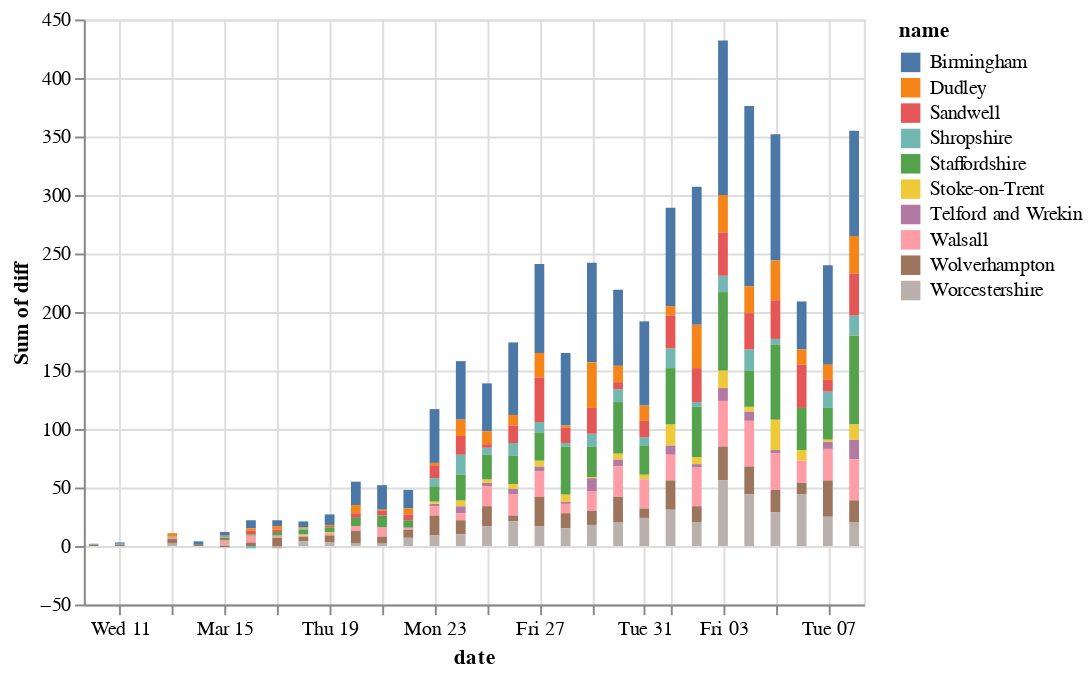

Source (notebook cell):
### Code cell
alt.Chart(our_utla).mark_bar().encode(
    x='date',
    y='sum(diff)',
    color='name',
    tooltip='name'
)

### Figure 1 — Vega-Lite specification as saved in the notebook (floating-point values rounded to 4 significant figures; data arrays with more than 128 entries replaced by an {"elided": "..."} marker saying what was removed)
{"config": {"view": {"continuousWidth": 400, "continuousHeight": 300}}, "data": {"name": "data-f74db84c0c655a87c6745afe311085ef"}, "mark": "bar", "encoding": {"color": {"type": "nominal", "field": "name"}, "tooltip": {"type": "nominal", "field": "name"}, "x": {"type": "temporal", "field": "date"}, "y": {"type": "quantitative", "aggregate": "sum", "field": "diff"}}, "$schema": "https://vega.github.io/schema/vega-lite/v4.8.1.json", "datasets": {"data-f74db84c0c655a87c6745afe311085ef": {"elided": "310 records"}}}
